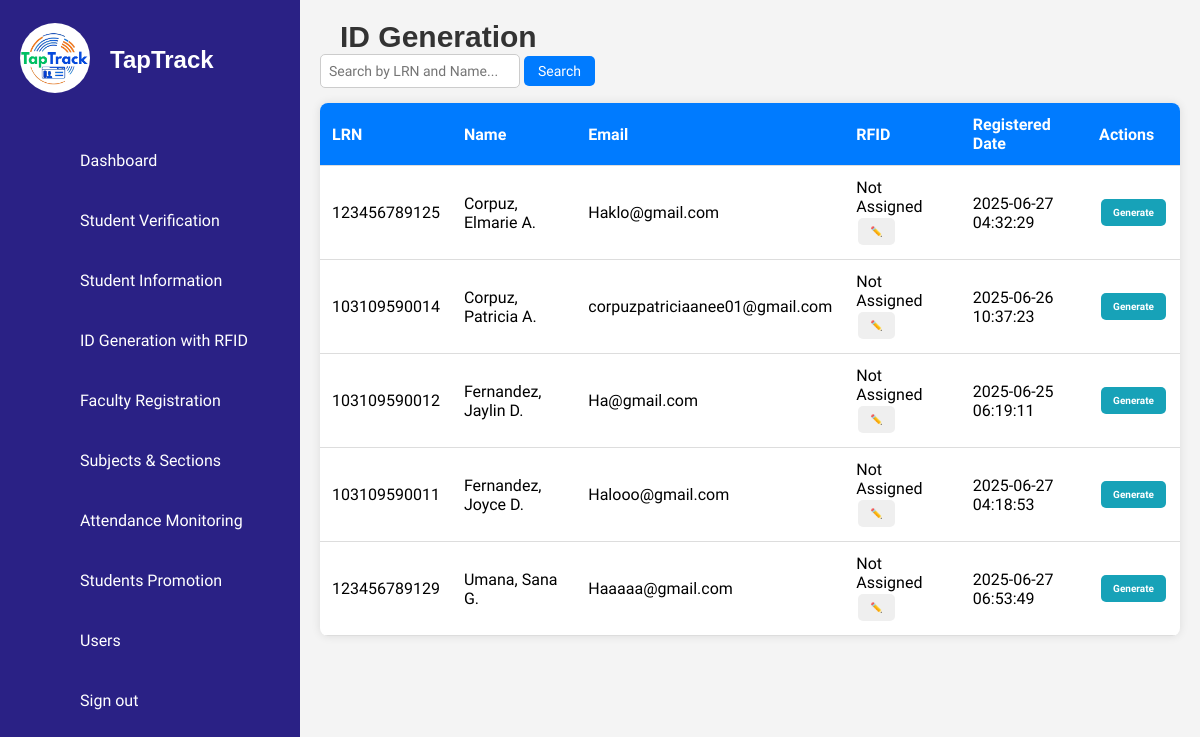
/ISIERA/id_generate.php (signed in), run on an earlier commit of the app's database.
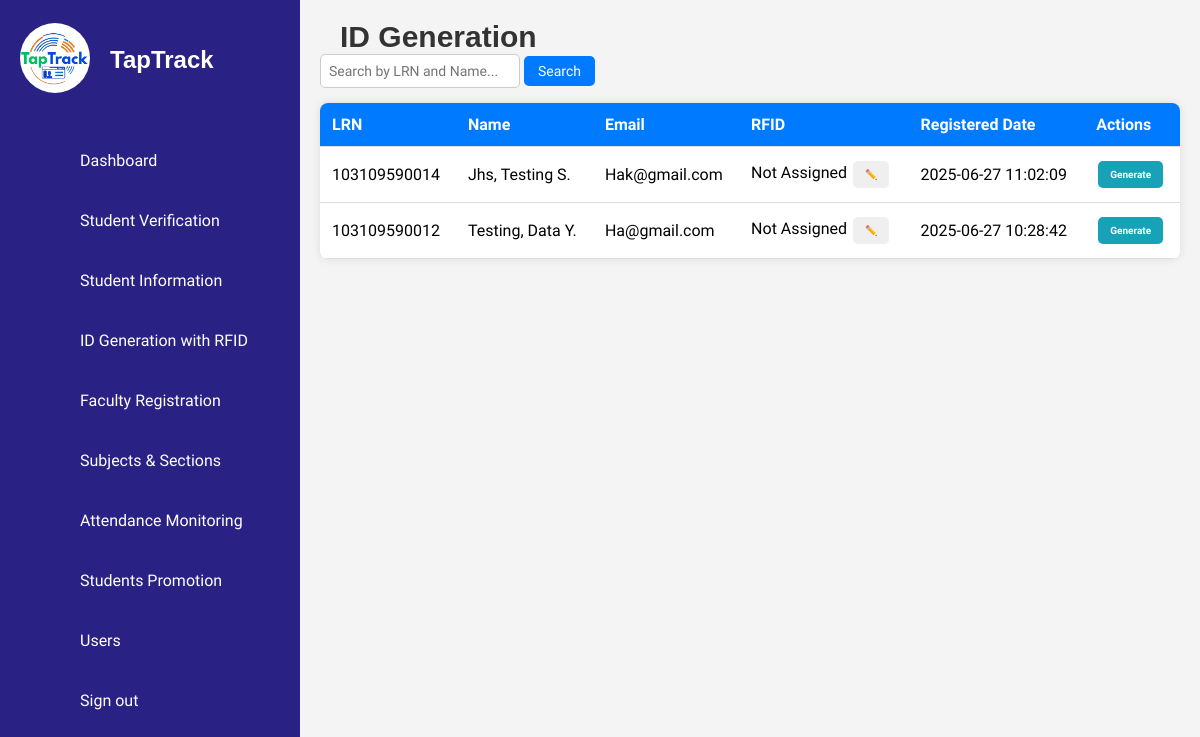
And on a later commit of the database.
### tables this page shows
CREATE TABLE `students` (
  `id` int(11) NOT NULL,
  `first_name` varchar(50) NOT NULL,
  `middle_name` varchar(50) DEFAULT NULL,
  `last_name` varchar(50) NOT NULL,
  `lrn` varchar(12) NOT NULL,
  `date_of_birth` date NOT NULL,
  `gender` enum('Male','Female') NOT NULL,
  `citizenship` varchar(50) NOT NULL,
  `address` text NOT NULL,
  `contact_number` varchar(15) NOT NULL,
  `email` varchar(100) NOT NULL,
  `guardian_name` varchar(100) NOT NULL,
  `guardian_contact` varchar(15) NOT NULL,
  `guardian_address` varchar(250) NOT NULL,
  `guardian_relationship` varchar(50) NOT NULL,
  `elementary_school` varchar(100) NOT NULL,
  `year_graduated` year(4) NOT NULL,
  `birth_certificate` varchar(255) NOT NULL,
  `id_photo` varchar(255) NOT NULL,
  `good_moral` varchar(255) DEFAULT NULL,
  `student_signature` varchar(255) NOT NULL,
  `section` varchar(50) DEFAULT NULL,
  `school_year` varchar(9) NOT NULL,
  `grade_level` varchar(20) DEFAULT NULL,
  `student_type` enum('Regular Student','STI Student') DEFAULT NULL,
  `verified_at` timestamp NOT NULL DEFAULT current_timestamp(),
  `created_at` timestamp NOT NULL DEFAULT current_timestamp(),
  `rfid` varchar(50) DEFAULT NULL,
  `mobile_verified` tinyint(1) DEFAULT 0
);

### ISIERA/id_generate.php (the view, shortened to what this page needs)
<?php
include 'db_connection.php';
$sql = "SELECT lrn, first_name, middle_name, last_name, email, rfid, created_at, student_type, section, grade_level
        FROM students
        WHERE 1=1";
$sql .= " ORDER BY LOWER(last_name), LOWER(first_name), LOWER(middle_name)";
$result = mysqli_query($conn, $sql);
$students = [];
while ($row = mysqli_fetch_assoc($result)) {
    $students[] = $row;
}
function capitalizeNamePart($name) {
    return mb_convert_case($name, MB_CASE_TITLE, "UTF-8");
}
?>
<!DOCTYPE html>
<html lang="en">
<head>
    <link rel="stylesheet" href="assets/css/style.css" />
    <link rel="stylesheet" href="assets/css/ids.css" />
    <link rel="stylesheet" href="assets/css/rfid.css" />
</head>
<body>
<?php include('sidebar.php'); ?>
<div class="main-content">
    <h2>ID Generation</h2>
    <div class="search-container">
        <form id="searchForm" onsubmit="return handleSearch(event)">
            <input type="text" id="searchInput" placeholder="Search by LRN and Name...">
            <button type="submit">Search</button>
        </form>
    </div>
    <table class="student-table">
        <thead>
            <tr>
                <th>LRN</th>
                <th>Name</th>
                <th>Email</th>
                <th>RFID</th>
                <th>Registered Date</th>
                <th>Actions</th>
            </tr>
        </thead>
        <tbody id="studentTableBody">
            <?php if (count($students) > 0): ?>
                <?php foreach ($students as $row): ?>
                    <?php
                        $lastName = capitalizeNamePart($row['last_name']);
                        $firstName = capitalizeNamePart($row['first_name']);
                        $middleInitial = $row['middle_name'] ? strtoupper(mb_substr($row['middle_name'], 0, 1)) . '.' : '';
                        $full_name = "$lastName, $firstName" . ($middleInitial ? " $middleInitial" : '');
                    ?>
                    <tr>
                        <td><?= htmlspecialchars($row['lrn']) ?></td>
                        <td><?= htmlspecialchars($full_name) ?></td>
                        <td><?= htmlspecialchars($row['email']) ?></td>
                        <td>
                            <span class="rfid-value" data-lrn="<?= htmlspecialchars($row['lrn']) ?>">
                                <?= htmlspecialchars($row['rfid'] ?? 'Not Assigned') ?>
                            </span>
                            <button class="edit-rfid-btn" data-lrn="<?= htmlspecialchars($row['lrn']) ?>">✏️</button>
                        </td>
                        <td><?= htmlspecialchars($row['created_at']) ?></td>
                        <td>
                            <button class="generate-btn" data-lrn="<?= htmlspecialchars($row['lrn']) ?>">Generate</button>
                        </td>
                    </tr>
                <?php endforeach; ?>
            <?php else: ?>
                <tr><td colspan="6">No data available.</td></tr>
            <?php endif; ?>
        </tbody>
    </table>
</div>
</body>
</html>

### ISIERA/sidebar.php (shortened to what this page needs)
<?php
$userRole = $_SESSION['user_role'] ?? '';
?>
<div class="container">
    <div class="navigation">
        <ul>
            <li class="brand-logo">
                <a href="#">
                    <div class="logo-container">
                        <img src="assets/imgs/logo.png">
                    </div>
                    <span class="title">TapTrack</span>
                </a>
            </li>
            <?php if ($userRole !== 'counselor'): ?>
                <li>
                    <a href="dashboard.php">
                        <span class="icon"><ion-icon name="home-outline"></ion-icon></span>
                        <span class="title">Dashboard</span>
                    </a>
                </li>
            <?php endif; ?>
            <?php if ($userRole === 'counselor' || $userRole === 'admin' || $userRole === 'superadmin'): ?>
                <li>
                    <a href="student_verification.php">
                        <span class="icon"><ion-icon name="checkmark-done-circle-outline"></ion-icon></span>
                        <span class="title">Student Verification</span>
                    </a>
                </li>
                <li>
                    <a href="student_details.php">
                        <span class="icon"><ion-icon name="people-circle-outline"></ion-icon> </span>
                        <span class="title">Student Information</span>
                    </a>
                </li>
                <li>
                    <a href="id_generation.php">
                        <span class="icon"><ion-icon name="card-outline"></ion-icon></span>
                        <span class="title">ID Generation with RFID</span>
                    </a>
                </li>
            <?php endif; ?>
            <?php if ($userRole !== 'counselor'): ?>
                <li>
                    <a href="faculty_registration.php">
                        <span class="icon"><ion-icon name="school-outline"></ion-icon></span>
                        <span class="title">Faculty Registration</span>
                    </a>
                </li>
                <li>
                    <a href="subject_management.php">
                        <span class="icon"><ion-icon name="library-outline"></ion-icon></span>
                        <span class="title">Subjects & Sections</span>
                    </a>
                </li>
                <li>
                    <a href="attendance_monitoring.php">
                        <span class="icon"><ion-icon name="stats-chart-outline"></ion-icon></span>
                        <span class="title">Attendance Monitoring</span>
                    </a>
                </li>
                <li>
                    <a href="student_promotion.php">
                        <span class="icon"><ion-icon name="ribbon-outline"></ion-icon></span>
                        <span class="title">Students Promotion</span>
                    </a>
                </li>
            <?php endif; ?>
            <?php if ($userRole === 'superadmin'): ?>
            <li>
            <a href="user.php">
            <span class="icon"><ion-icon name="person-outline"></ion-icon></span>
            <span class="title">Users</span>
            </a>
            </li>
            <?php endif; ?>
            <li>
                <a href="index.php">
                    <span class="icon"><ion-icon name="log-in-outline"></ion-icon></span>
                    <span class="title">Sign out</span>
                </a>
            </li>
        </ul>
    </div>
</div>

### ISIERA/assets/css/style.css (style rules this page uses)
* { font-family: 'Ubuntu', sans-serif; margin: 0; padding: 0; box-sizing: border-box; }
:root { --blue: #2a2185; --white: #fff; --gray: #f5f5f5; --black1: #222; --black2: #999; }
body { min-height: 100vh; overflow-x: hidden; }
.container { position: relative; width: 100%; }
.navigation { position: fixed; width: 300px; height: 100%; background: var(--blue); border-left: 10px solid var(--blue); transition: 0.5s; overflow: hidden; overflow-y: auto; scrollbar-width: none; -ms-overflow-style: none; }
.navigation ul { position: absolute; top: 0; left: 0; width: 100%; }
.navigation ul li { position: relative; width: 100%; list-style: none; border-top-left-radius: 30px; border-bottom-left-radius: 30px; }
.navigation ul li:nth-child(1) { margin-bottom: 40px; pointer-events: none; text-align: center; }
.navigation ul li a { display: flex; align-items: center; text-decoration: none; color: var(--white); height: 60px; }
.navigation ul li a .icon { min-width: 60px; height: 60px; display: flex; align-items: center; justify-content: center; }
.navigation ul li a .title { display: flex; align-items: center; padding-left: 10px; white-space: nowrap; }
.logo-container img { width: 70px; height: 70px; border-radius: 50%; object-fit: cover; }
.brand-logo { display: flex; align-items: center; justify-content: start; padding-left: 10px; padding-top: 30px; }
.brand-logo .title { font-size: 1.5rem; font-weight: 600; font-family: 'Poppins', sans-serif; color: var(--white); margin-left: 10px; white-space: nowrap; }
.main-content { margin-left: 300px; padding: 20px; background-color: #f4f4f4; min-height: 100vh; overflow-x: hidden; width: calc(100% - 300px); }
.main-content h2 { text-align: left; margin-left: 20px; font-family: 'Arial', sans-serif; font-weight: 600; color: #333; font-size: 30px; }
.search-container { display: flex; justify-content: space-between; align-items: flex-start; margin-bottom: 15px; flex-wrap: wrap; gap: 5px; }
.search-container input { width: 200px; padding: 8px; border: 1px solid #ccc; border-radius: 5px; font-size: 14px; }
.search-container button { padding: 7px 14px; background-color: #007bff; color: white; border: none; border-radius: 5px; cursor: pointer; font-size: 14px; }
.student-table { width: 100%; border-collapse: collapse; background: white; border-radius: 8px; overflow: hidden; box-shadow: 0 0 10px rgba(0, 0, 0, 0.1); }
.student-table td { text-align: center; vertical-align: middle; padding: 10px; }
.student-table td button { display: inline-flex; padding: 8px 12px; margin: 2px; border: none; border-radius: 5px; font-size: 10px; cursor: pointer; transition: 0.3s; }
.student-table th, .student-table td { padding: 12px; text-align: left; border-bottom: 1px solid #ddd; }
.student-table th { background-color: #007bff; color: white; }
.generate-btn { padding: 8px 16px; border: none; border-radius: 5px; cursor: pointer; font-size: 14px; background-color: #17a2b8; color: white; font-weight: bold; transition: background-color 0.3s ease; }

What changed in the data, as far as the page shows it:
removed students: lrn "123456789125", full_name "Corpuz, Elmarie A.", email "Haklo@gmail.com", rfid "Not Assigned", created_at "2025-06-27 04:32:29"
removed students: lrn "103109590014", full_name "Corpuz, Patricia A.", email "corpuzpatriciaanee01@gmail.com", rfid "Not Assigned", created_at "2025-06-26 10:37:23"
removed students: lrn "103109590012", full_name "Fernandez, Jaylin D.", email "Ha@gmail.com", rfid "Not Assigned", created_at "2025-06-25 06:19:11"
removed students: lrn "103109590011", full_name "Fernandez, Joyce D.", email "Halooo@gmail.com", rfid "Not Assigned", created_at "2025-06-27 04:18:53"
removed students: lrn "123456789129", full_name "Umana, Sana G.", email "Haaaaa@gmail.com", rfid "Not Assigned", created_at "2025-06-27 06:53:49"
added students: lrn "103109590014", full_name "Jhs, Testing S.", email "Hak@gmail.com", rfid "Not Assigned", created_at "2025-06-27 11:02:09"
added students: lrn "103109590012", full_name "Testing, Data Y.", email "Ha@gmail.com", rfid "Not Assigned", created_at "2025-06-27 10:28:42"
